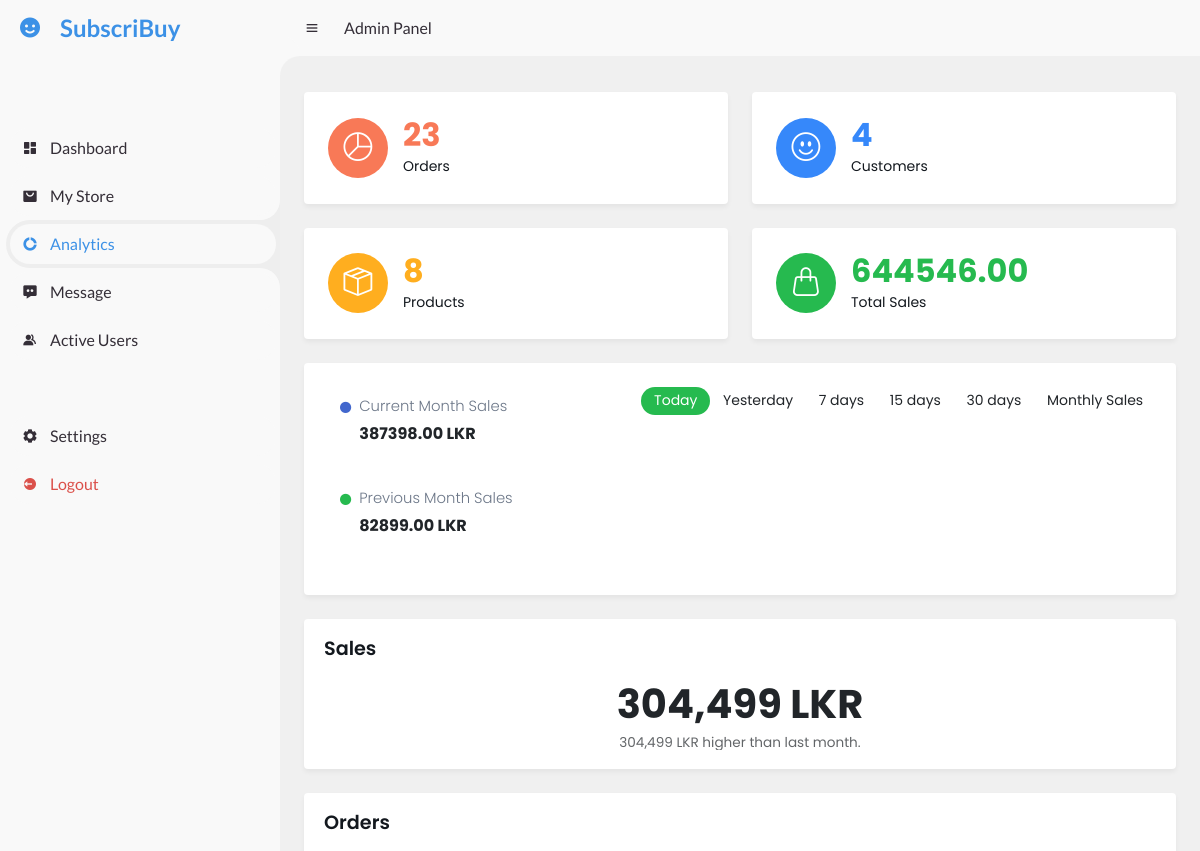
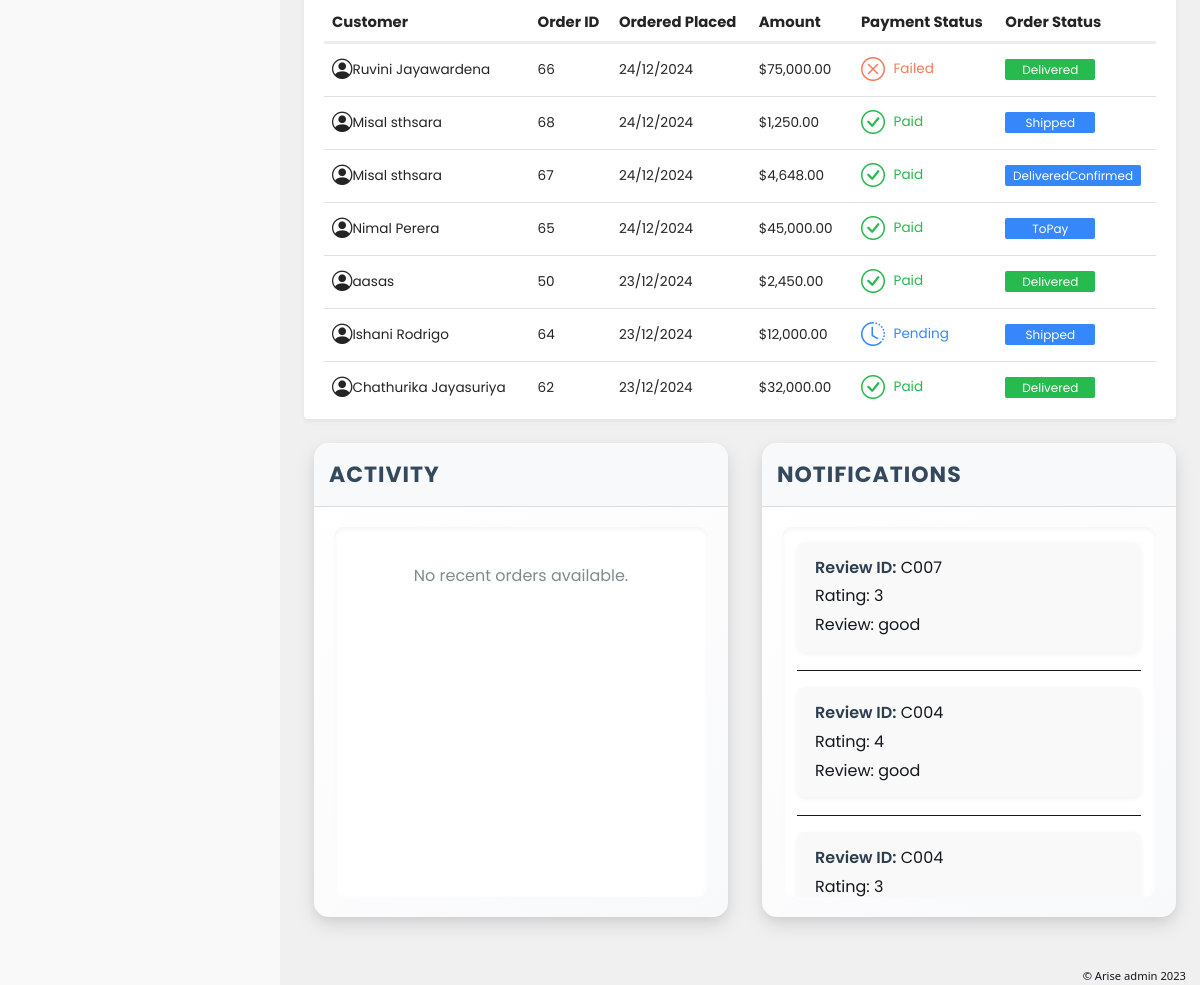
Screenshot of /admin/analytic.php with the database file from the repository (2 pictures, top to bottom).
### tables this page shows
CREATE TABLE `orders` (
  `id` int(11) NOT NULL,
  `c_id` varchar(11) NOT NULL,
  `fullname` varchar(255) NOT NULL,
  `email` varchar(255) NOT NULL,
  `address` text NOT NULL,
  `duration` varchar(50) DEFAULT NULL,
  `renieve` varchar(255) DEFAULT NULL,
  `total_price` decimal(10,2) NOT NULL,
  `payment_status` enum('pending','paid','failed') DEFAULT 'pending',
  `transaction_id` varchar(255) DEFAULT NULL,
  `order_date` timestamp NOT NULL DEFAULT current_timestamp(),
  `order_status` varchar(20) DEFAULT 'toPay',
  `start_date` date NOT NULL,
  `end_date` date NOT NULL,
  `tracking_id` varchar(12) NOT NULL
);

CREATE TABLE `c_reviews` (
  `c_id` varchar(11) NOT NULL,
  `n_id` varchar(11) NOT NULL,
  `rating` int(11) DEFAULT NULL,
  `review_description` text DEFAULT NULL
);

### admin/fetch_orders.php (the view, shortened to what this page needs)
<?php
include '../dbase.php';
$query = "SELECT id, fullname, total_price, payment_status, order_date,order_status FROM orders ORDER BY order_date DESC";
$result = $conn->query($query);
if ($result->num_rows > 0) {
    while($row = $result->fetch_assoc()) {
        echo "<tr>";
        echo "<td><div class='media-box'><i class='bi bi-person-circle' style='font-size: 1.5em;'></i><div class='media-box-body'><div class='text-truncate'>" . htmlspecialchars($row['fullname']) . "</div></div></div></td>";
        echo "<td>" . $row['id'] . "</td>";
        echo "<td>" . date('d/m/Y', strtotime($row['order_date'])) . "</td>";
        echo "<td>$" . number_format($row['total_price'], 2) . "</td>";
        echo "<td><span class='text-" . ($row['payment_status'] == 'paid' ? "green" : ($row['payment_status'] == 'failed' ? "red" : "blue")) . " td-status'><i class='bi " . ($row['payment_status'] == 'paid' ? "bi-check-circle" : ($row['payment_status'] == 'failed' ? "bi-x-circle" : "bi-clock-history")) . "'></i> " . ucfirst($row['payment_status']) . "</span></td>";
        echo "<td><span class='badge shade-" . ($row['order_status'] == 'delivered' ? "green" : ($row['order_status'] == 'cancelled' ? "red" : "blue")) . " min-90'>" . ucfirst($row['order_status']) . "</span></td>";
        echo "</tr>";
    }
} else {
    echo "<tr><td colspan='6'>No orders found</td></tr>";
}
?>

### admin/analytic.php (shortened to what this page needs)
<?php
include('admin-header.php');
include '../dbase.php';
?>
<!doctype html>
<html lang="en">
	<head>
		<link rel="stylesheet" href="assets/css/animate.css">
		<link rel="stylesheet" href="assets/fonts/bootstrap/bootstrap-icons.css">
		<link rel="stylesheet" href="assets/css/main.min.css">
		<link rel="stylesheet" href="assets/vendor/overlay-scroll/OverlayScrollbars.min.css">
	</head>
	<body>
    <main>
			<div >
<div class="row">
    <?php
$queries = [
    'orders' => ["SELECT COUNT(id) AS total FROM orders", 'red', 'bi-pie-chart', 'Orders'],
    'customers' => ["SELECT COUNT(c_id) AS total FROM customers", 'blue', 'bi-emoji-smile', 'Customers'],
    'items' => ["SELECT COUNT(n_id) AS total FROM items", 'yellow', 'bi-box-seam', 'Products'],
    'sales' => ["SELECT SUM(total_price) AS total FROM orders", 'green', 'bi-handbag', 'Total Sales']
];
foreach ($queries as $key => $data) {
    $result = $conn->query($data[0]);
    if ($result && $result->num_rows > 0) {
        $row = $result->fetch_assoc();
        ?>
        <div class="col-xxl-3 col-sm-6 col-12">
            <div class="stats-tile">
                <div class="sale-icon shade-<?= $data[1] ?>">
                    <i class="bi <?= $data[2] ?>"></i>
                </div>
                <div class="sale-details">
                    <h3 class="text-<?= $data[1] ?>"><?= $row['total'] ?></h3>
                    <p><?= $data[3] ?></p>
                </div>
            </div>
        </div>
        <?php
    }
}
?>
</div>
<?php
$salesQueryCurrent = "SELECT SUM(total_price) AS total_sales FROM orders WHERE MONTH(order_date) = MONTH(CURDATE()) AND YEAR(order_date) = YEAR(CURDATE()) AND payment_status = 'paid' " ;
$salesResultCurrent = $conn->query($salesQueryCurrent);
$salesDataCurrent = $salesResultCurrent->fetch_assoc();
$salesQueryPrevious = " SELECT SUM(total_price) AS total_sales FROM orders WHERE MONTH(order_date) = MONTH(CURDATE()) - 1 AND YEAR(order_date) = YEAR(CURDATE()) AND payment_status = 'paid' " ;
$salesResultPrevious = $conn->query($salesQueryPrevious);
$salesDataPrevious = $salesResultPrevious->fetch_assoc();
$salesCurrent = $salesDataCurrent['total_sales'] ?? 0;
$salesPrevious = $salesDataPrevious['total_sales'] ?? 0;
$salesGap = $salesCurrent - $salesPrevious;
?>
                    <div class="row">
                        <div class="col-xxl-9  col-sm-12 col-12">
                            <div class="card">
                                <div class="card-body">
                                    <div class="row">
                                        <div class="col-xxl-3 col-sm-4 col-12">
                                            <div class="reports-summary">
                                            <div class="reports-summary-block">
            <i class="bi bi-circle-fill text-primary me-2"></i>
            <div class="d-flex flex-column">
                <h6>Current Month Sales</h6>
                <h5><?= $salesCurrent ?> LKR</h5>
            </div>
        </div>
        <br>
        <div class="reports-summary-block">
            <i class="bi bi-circle-fill text-success me-2"></i>
            <div class="d-flex flex-column">
                <h6>Previous Month Sales</h6>
                <h5><?= $salesPrevious ?> LKR</h5>
            </div>
        </div>
                                            </div>
                                        </div>
                                        <div class="col-xxl-9 col-sm-8 col-12">
                                            <div class="row">
                                                <div class="col-12">
                                                <div class="graph-day-selection mt-2" role="group">
                                                    <button type="button" class="btn active">Today</button>
                                                    <button type="button" class="btn">Yesterday</button>
                                                    <button type="button" class="btn">7 days</button>
                                                    <button type="button" class="btn">15 days</button>
                                                    <button type="button" class="btn">30 days</button>
                                                    <button type="button" class="btn">Monthly Sales</button>
                                                </div>
                                                </div>
                                            </div>
                                        </div>
                                    </div>
                                </div>
                            </div>
                                </div>
                                <div class="col-xxl-3  col-sm-12 col-12">
                                <div class="card">
                            <div class="card-header">
                                <div class="card-title">Sales</div>
                            </div>
                            <div class="card-body">
                                <div class="num-stats">
                                    <h2><?= number_format($salesGap); ?> LKR</h2>
                                    <h6 class="text-truncate">
                                        <?php if ($salesGap > 0) { ?>
                                            <?= number_format($salesGap); ?> LKR higher than last month.
                                        <?php } elseif ($salesGap < 0) { ?>
                                            <?= number_format(abs($salesGap)); ?> LKR lower than last month.
                                        <?php } else { ?>
                                            No change in sales compared to last month.
                                        <?php } ?>
                                    </h6>
                                </div>
                            </div>
                        </div>
                        </div>
                    </div>
                <div class="row">
    <div class="col-12">
        <div class="card">
            <div class="card-header">
                <div class="card-title">Orders</div>
            </div>
            <div class="card-body">
                <div class="table-responsive">
                    <table class="table v-middle">
                        <thead>
                            <tr>
                                 <th>Customer</th>
        <th>Order ID</th>
        <th>Ordered Placed</th>
        <th>Amount</th>
        <th>Payment Status</th>
        <th>Order Status</th>
                            </tr>
                        </thead>
                        <tbody>
                            <?php include 'fetch_orders.php';  ?>
                        </tbody>
                    </table>
                </div>
            </div>
        </div>
    </div>
</div>
                    <div class="row">
                        <?php
include '../dbase.php';
$queryOrders = "
SELECT
o.id AS order_id,
o.fullname AS customer_name,
o.total_price,
o.payment_status,
o.transaction_id,
o.order_date,
i.name AS item_name,
i.type AS item_type,
i.description AS item_description
FROM
orders o
JOIN
order_items oi ON o.id = oi.order_id
JOIN
items i ON oi.item_id = i.n_id
ORDER BY
o.order_date DESC
LIMIT 5;
";
$resultOrders = $conn->query($queryOrders);
$queryActivity = "SELECT * FROM c_reviews ORDER BY c_id DESC LIMIT 5";
$resultActivity = $conn->query($queryActivity);
?>
<div class="col-sm-6 col-12">
<div class="card1">
    <div class="card-header">
        <div class="card1-title">Activity</div>
    </div>
    <div class="card-body">
        <div class="scroll370">
            <?php if ($resultOrders && $resultOrders->num_rows > 0) { ?>
                <ul>
                    <?php while ($order = $resultOrders->fetch_assoc()) { ?>
                        <li>
                            <strong>Order ID:</strong> <?php echo htmlspecialchars($order['order_id']); ?><br>
                            Customer: <?php echo htmlspecialchars($order['customer_name']); ?><br>
                            Order Date: <?php echo htmlspecialchars($order['order_date']); ?><br>
                            Total Amount: $<?php echo number_format($order['total_price'], 2); ?><br>
                        </li>
                        <hr>
                    <?php } ?>
                </ul>
            <?php } else { ?>
                <p>No recent orders available.</p>
            <?php } ?>
        </div>
    </div>
</div>
</div>
<div class="col-sm-6 col-12">
<div class="card1">
    <div class="card-header">
        <div class="card1-title">Notifications</div>
    </div>
    <div class="card-body">
        <div class="scroll370">
            <?php if ($resultActivity && $resultActivity->num_rows > 0) { ?>
                <ul>
                    <?php while ($activity = $resultActivity->fetch_assoc()) { ?>
                        <li>
                            <strong>Review ID:</strong> <?php echo htmlspecialchars($activity['c_id']); ?><br>
                            Rating: <?php echo htmlspecialchars($activity['rating']); ?><br>
                            Review: <?php echo htmlspecialchars($activity['review_description']); ?><br>
                        </li>
                        <hr>
                    <?php } ?>
                </ul>
            <?php } else { ?>
                <p>No recent activity available.</p>
            <?php } ?>
        </div>
    </div>
</div>
</div>
                    </div>
                </div>
                </main>
					<div class="app-footer">
						<span>© Arise admin 2023</span>
					</div>
	</body>
</html>

### admin/style.css (style rules this page uses)
* { margin: 0; padding: 0; box-sizing: border-box; }
li { list-style: none; }
:root { --poppins: 'Poppins', sans-serif; --lato: 'Lato', sans-serif; --light: #F9F9F9; --blue: #3C91E6; --light-blue: #CFE8FF; --grey: #eee; --dark-grey: #AAAAAA; --dark: #342E37; --red: #DB504A; --yellow: #FFCE26; --light-yellow: #FFF2C6; --orange: #FD7238; --light-orange: #FFE0D3; }
html { overflow-x: hidden; }
body { background: var(--grey); overflow-x: hidden; }
#content main { width: 100%; padding: 36px 24px; font-family: var(--poppins); max-height: calc(100vh - 56px); overflow-y: auto; }
table { width: 100%; }
th { background-color: #f1f8f6; color: black; font-weight: 600; padding: 12px; text-align: left; }
td { padding: 12px 15px; border-bottom: 1px solid #ddd; text-align: left; color: #333; }
tr:nth-child(even) { background-color: #f9f9f9; }

### admin/mystorestyle.css (style rules this page uses)
body { font-family: 'Poppins', sans-serif; background-color: #f0f0f0; }
h2 { font-size: 24px; margin-bottom: 20px; color: #333; }

### admin/analytic.php (style rules this page uses)
body { background-color: #f0f0f0; }
.table-responsive { max-height: 400px; overflow-y: auto; display: block; }
.table { width: 100%; margin-bottom: 0; }
thead th { position: sticky; top: 0; background-color: #fff; z-index: 10; }
.card1 { margin-left: 10px; border: none; border-radius: 15px; background: linear-gradient(145deg, #ffffff, #f8f9fa); box-shadow: 0 8px 20px rgba(0, 0, 0, 0.1), 0 4px 10px rgba(0, 0, 0, 0.05); transition: transform 0.3s ease, box-shadow 0.3s ease; }
.card1 .card-header { padding: 15px; border-bottom: 1px solid #dcdcdc; background: #f8f9fa; border-radius: 15px 15px 0 0; }
.card1 .card1-title { font-size: 22px; font-weight: 700; color: #34495e; text-transform: uppercase; letter-spacing: 1px; margin: 0; }
.card1 .card-body { padding: 20px; }
.scroll370 { max-height: 400px; overflow-y: auto; padding: 15px; border-radius: 10px; background: #ffffff; box-shadow: inset 0 2px 5px rgba(0, 0, 0, 0.05); }
.scroll370 ul { list-style-type: none; padding: 0; margin: 0; }
.scroll370 ul li { margin-bottom: 18px; line-height: 1.8; padding: 12px 18px; background: #f9f9f9; border-radius: 8px; box-shadow: 0 2px 5px rgba(0, 0, 0, 0.05); transition: background-color 0.3s ease, transform 0.3s ease; }
.scroll370 ul li strong { font-weight: 600; color: #2c3e50; }
.scroll370 p { font-size: 16px; color: #7f8c8d; text-align: center; margin: 20px 0; }

### rows the page displays
orders: fullname "Ruvini Jayawardena", id "66", order_date "24/12/2024", total_price "75,000.00", payment_status "Failed", order_status "Delivered"
orders: fullname "Misal sthsara", id "68", order_date "24/12/2024", total_price "1,250.00", payment_status "Paid", order_status "Shipped"
orders: fullname "Misal sthsara", id "67", order_date "24/12/2024", total_price "4,648.00", payment_status "Paid", order_status "DeliveredConfirmed"
orders: fullname "Nimal Perera", id "65", order_date "24/12/2024", total_price "45,000.00", payment_status "Paid", order_status "ToPay"
orders: fullname "aasas", id "50", order_date "23/12/2024", total_price "2,450.00", payment_status "Paid", order_status "Delivered"
orders: fullname "Ishani Rodrigo", id "64", order_date "23/12/2024", total_price "12,000.00", payment_status "Pending", order_status "Shipped"
orders: fullname "Chathurika Jayasuriya", id "62", order_date "23/12/2024", total_price "32,000.00", payment_status "Paid", order_status "Delivered"
c_reviews: c "C007", rating "3", review_description "good"
c_reviews: c "C004", rating "4", review_description "good"
c_reviews: c "C004", rating "3"

### other values shown
$row['total'] "23"
$data[3] "Orders"
$row['total'] "4"
$data[3] "Customers"
$row['total'] "8"
$data[3] "Products"
$row['total'] "644546.00"
$data[3] "Total Sales"
$salesCurrent "387398.00"
$salesPrevious "82899.00"
$salesGap "304,499"
